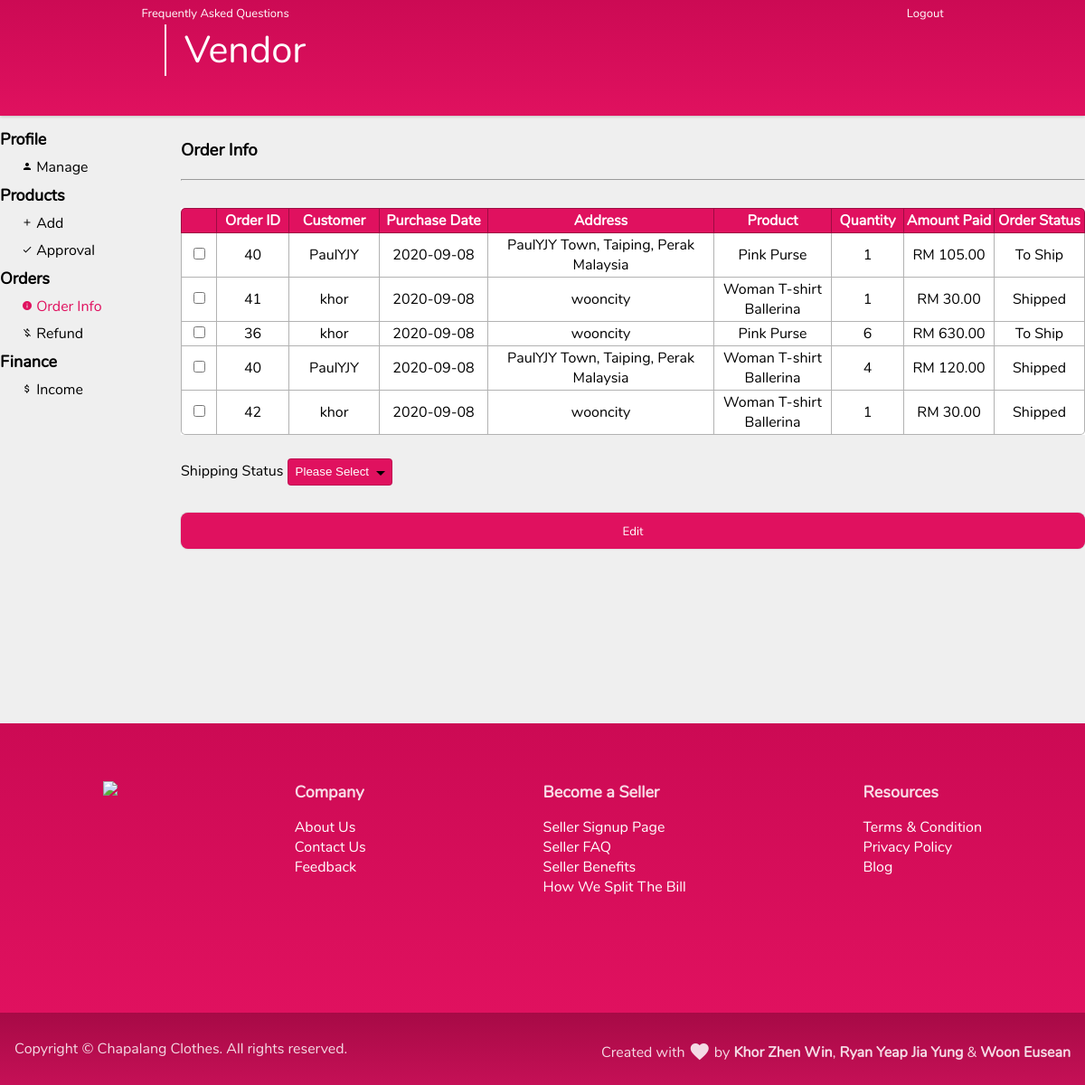
Page /vendor_order_info.php (signed in) on the committed database.
### tables this page shows
CREATE TABLE `orderitem` (
  `OrderItemId` int(11) NOT NULL,
  `OrderId` int(11) NOT NULL,
  `ProductId` int(11) NOT NULL,
  `ProductQuantity` int(11) NOT NULL,
  `OrderStatus` varchar(140) NOT NULL
);

CREATE TABLE `user` (
  `UserId` int(11) NOT NULL,
  `UserImage` varchar(140) NOT NULL DEFAULT 'images/users/user.jpg',
  `Username` varchar(255) NOT NULL,
  `Password` varchar(255) NOT NULL,
  `Email` varchar(255) NOT NULL,
  `Gender` varchar(20) NOT NULL,
  `DOB` date NOT NULL,
  `Address` varchar(255) NOT NULL
);

CREATE TABLE `productorder` (
  `OrderId` int(11) NOT NULL,
  `UserId` int(11) NOT NULL,
  `PurchaseDate` date NOT NULL,
  `OrderTotal` decimal(12,2) NOT NULL
);

CREATE TABLE `product` (
  `ProductId` int(11) NOT NULL,
  `ProductName` varchar(140) NOT NULL,
  `ProductDescription` varchar(140) NOT NULL,
  `ProductTags` varchar(500) NOT NULL,
  `ProductImage` varchar(500) NOT NULL,
  `ProductPrice` decimal(10,2) NOT NULL,
  `ProductStock` int(11) NOT NULL,
  `ProductStatus` varchar(140) NOT NULL,
  `VendorId` int(11) NOT NULL
);

### includes/database.php (called while the page is built, shortened)
<?php
class mysqlidb
{
  private static $host = "localhost";
  private static $db = "chapalang";
  private static $user = "root";
  private static $pass = "";
  private static $con = null;
  static function getConn()
  {
    if (is_null(self::$con)) {
      self::$con = mysqli_connect(self::$host, self::$user, self::$pass, self::$db);
    }
    return self::$con;
  }
  static function query(string $queryString)
  {
    $result = self::getConn()->query($queryString);
    if ($result) {
      return $result;
    } else {
      throw new Exception("Query $queryString: " . self::getError());
    }
  }
  static function fetchAllRows(string $queryString)
  {
    $result = self::query($queryString);
    $rows = $result->fetch_all(MYSQLI_ASSOC);
    return $rows;
  }
}

### vendor_order_info.php (the view, shortened to what this page needs)
<?php
include("includes/database.php");
$vendorid = $_SESSION["vendorid"];
$rows = mysqlidb::fetchAllRows("SELECT orderitem.OrderId, Username, PurchaseDate, Address, ProductName, ProductQuantity, OrderStatus, product.ProductId,
orderitem.ProductQuantity*product.ProductPrice AS TotalPrice
FROM orderitem
INNER JOIN productorder ON productorder.OrderId = orderitem.OrderId
INNER JOIN product ON product.ProductId = orderitem.ProductId
INNER JOIN user ON user.UserId = productorder.UserId
WHERE (OrderStatus = 'Shipped' OR OrderStatus = 'To Ship')
AND ProductStatus = 'Approved'
AND VendorId = $vendorid
ORDER BY PurchaseDate Desc");
?>
<!DOCTYPE html>
<html lang="en">
<head>
  <link rel="stylesheet" href="styles/template.css" />
  <link rel="stylesheet" href="styles/vendor.css" />
  <link rel="stylesheet" href="styles/pagetopbar.css" />
</head>
<body>
  <?php include "includes/pagetopbar.php" ?>
  <div class="body-wrapper">
    <div></div>
    <div class="content-wrapper container">
      <div class="vendor-container">
        <?php
        include("includes/vendor_sidenav.php");
        ?>
        <div class="vendor-body">
          <h3>Order Info</h3>
          <hr><br>
          <form action="vendor_order_statuschange.php" method="POST">
            <table>
              <tr>
                <th width="4%"></th>
                <th width="8%">Order ID</th>
                <th width="10%">Customer</th>
                <th width="12%">Purchase Date</th>
                <th width="25%">Address</th>
                <th width="13%">Product</th>
                <th width="8%">Quantity</th>
                <th width="10%">Amount Paid</th>
                <th width="10%">Order Status</th>
              </tr>
              <?php
              if (count($rows) > 0) {
                foreach ($rows as $row) {
                  echo "
                <tr>
                  <td><input type='checkbox' name='checkbox[]' value='" . $row['OrderId'] . ", " . $row['ProductId'] . "'></td>
                  <td>{$row['OrderId']}</td>
                  <td>{$row['Username']}</td>
                  <td>{$row['PurchaseDate']}</td>
                  <td>{$row['Address']}</td>
                  <td>{$row['ProductName']}</td>
                  <td>{$row['ProductQuantity']}</td>
                  <td>RM {$row['TotalPrice']}</td>
                  <td>{$row['OrderStatus']}</td>
                </tr>";
                }
              } else {
                echo "<tr><td colspan=\"9\"><h2 class=\"cultured-dark\">There are no orders.</h2></td></tr>";
              }
              ?>
            </table>
            <br>
            <label for="status">Shipping Status
              <select name="shippingstatus" required>
                <option value="">Please Select</option>
              </select>
            </label>
            <br><br>
            <input type="submit" name="orderstatus" value="Edit">
            <br><br>
          </form>
        </div>
      </div>
    </div>
  </div>
</body>
</html>

### styles/template.css (style rules this page uses)
.material-icons { font-family: "Material Icons"; font-weight: normal; font-style: normal; font-size: 24px; line-height: 1; letter-spacing: normal; text-transform: none; display: inline-block; white-space: nowrap; word-wrap: normal; direction: ltr; -moz-osx-font-smoothing: grayscale; }
html { scroll-behavior: smooth; }
* { box-sizing: border-box; }
body { margin: 0; background-color: #efefef; font-family: "Nunito", sans-serif !important; }
label { margin: 0.25rem 0; }
input { font-family: "Nunito", sans-serif; }
form input[type="button"], form input[type="submit"] { background-color: #e0115f; color: white; text-align: center; height: 2.5rem; width: 100%; line-height: 2.5rem; border-radius: 0.5rem; border: none; box-shadow: 0 0 0.1rem rgba(0, 0, 0, 0.3); cursor: pointer; transition: box-shadow ease-in-out 0.25s; margin: 0.25rem 0; }
input[type="text"], input[type="password"], input[type="email"], input[type="date"], input[type="number"], select { height: 2rem; border-radius: 0.25rem; border: 1px solid rgba(0, 0, 0, 0.15); box-shadow: none; box-sizing: border-box; margin: 0.25rem 0; padding: 0 0.5rem; transition: box-shadow ease-in-out 0.25s, border ease-in-out 0.25s; }
input[type="text"]::placeholder, input[type="number"]::placeholder, input[type="email"]::placeholder, select::placeholder, textarea::placeholder, input[type="password"]::placeholder { color: rgba(0, 0, 0, 0.54); font-weight: bold; font-family: "Nunito", sans-serif; }
select { position: relative; -webkit-appearance: none; -moz-appearance: none; background-repeat: no-repeat; background-position-x: 100%; background-position-y: 3px; width: auto; padding: 0 1.5rem 0 0.5rem; }
a { text-decoration: none; color: black; }
.unselectable { -webkit-user-select: none; }
.text-left { text-align: left !important; }
.text-right { text-align: right !important; }
.body-wrapper { min-height: 100vh; display: grid; grid-template-rows: 8rem minmax(calc(100vh - 8rem), 1fr) auto; }
.container { margin-right: auto; margin-left: auto; }
.content-wrapper { margin-top: 0.4rem; margin-bottom: 0.4rem; min-width: 1200px; width: 60%; }
.footer { z-index: 50; background-image: linear-gradient(0deg, #e0115f, #cc0a54); color: rgba(255, 255, 255, 0.85); height: 20rem; width: 100%; }
.footer-small { z-index: 50; background-image: linear-gradient(0deg, #c51056, #a70a46); color: rgba(255, 255, 255, 0.85); height: 5rem; width: 100%; }
.footer-small .material-icons { position: relative; top: 6px; }
.footer-wrapper { display: flex; justify-content: space-around; padding: 0 1rem 0 1rem; min-width: 1200px; width: 75%; height: 100%; }
.footer-wrapper-small { align-items: center; display: grid; grid-template-columns: repeat(2, 1fr); padding: 0 1rem 0 1rem; min-width: 1200px; width: 75%; height: 100%; }
.footer-group { margin: 4rem 0; }
.footer-group ul { color: rgba(255, 255, 255); list-style: none; padding: 0; }
.footer-group a { color: rgba(255, 255, 255); }
.footer-logo { width: 200px; height: auto; }
.footer-group-header { font-weight: bold; font-size: large; }

### rows in the picture
orderitem: OrderId "40", user.Username "PaulYJY", OrderId.PurchaseDate "2020-09-08", user.Address "PaulYJY Town, Taiping, Perak Malaysia", ProductId.ProductName "Pink Purse", ProductQuantity "1", TotalPrice "105.00", OrderStatus "To Ship"
orderitem: OrderId "41", user.Username "khor", OrderId.PurchaseDate "2020-09-08", user.Address "wooncity", ProductId.ProductName "Woman T-shirt Ballerina", ProductQuantity "1", TotalPrice "30.00", OrderStatus "Shipped"
orderitem: OrderId "36", user.Username "khor", OrderId.PurchaseDate "2020-09-08", user.Address "wooncity", ProductId.ProductName "Pink Purse", ProductQuantity "6", TotalPrice "630.00", OrderStatus "To Ship"
orderitem: OrderId "40", user.Username "PaulYJY", OrderId.PurchaseDate "2020-09-08", user.Address "PaulYJY Town, Taiping, Perak Malaysia", ProductId.ProductName "Woman T-shirt Ballerina", ProductQuantity "4", TotalPrice "120.00", OrderStatus "Shipped"
orderitem: OrderId "42", user.Username "khor", OrderId.PurchaseDate "2020-09-08", user.Address "wooncity", ProductId.ProductName "Woman T-shirt Ballerina", ProductQuantity "1", TotalPrice "30.00", OrderStatus "Shipped"
